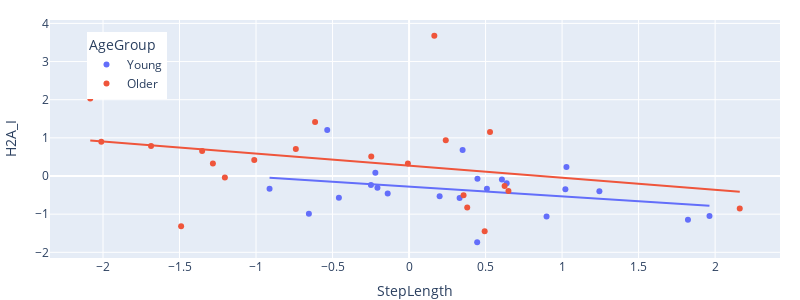
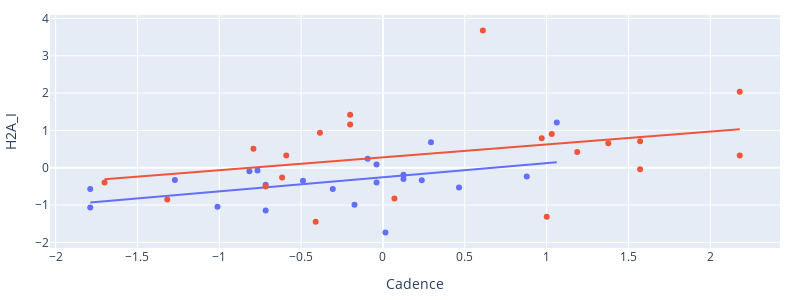

Notebook cell for these charts, in order:
### Code cell
scatter_plot(df, 'H2A_I')

### Figure 1 — Plotly figure (JSON) as saved in the notebook; plotly's stock layout.template omitted (floating-point values rounded to 4 significant figures)
{"data": [{"customdata": [[1.0, -0.8161, 1.21], [3.0, -1.788, 0.98], [4.0, -0.09344, 1.3], [5.0, 0.1254, 1.29], [6.0, -0.4886, 1.28], [7.0, 0.01524, 1.1], [8.0, -1.271, 1.38], [9.0, -0.7167, 1.17], [10.0, -0.174, 1.37], [11.0, -1.011, 1.31], [12.0, 0.1254, 1.05], [13.0, -0.3066, 1.02], [14.0, 0.2933, 1.12], [15.0, -0.03928, 1.54], [16.0, 0.8785, 1.1], [17.0, -1.788, 1.37], [18.0, 1.062, 1.26], [19.0, -0.03928, 1.21], [20.0, 0.4647, 1.28], [21.0, -0.7666, 1.42], [22.0, -0.7167, 1.32], [24.0, 0.237, 1.02]], "hovertemplate": "AgeGroup=Young<br>StepLength=%{x}<br>H2A_I=%{y}<br>Subject=%{customdata[0]}<br>Cadence=%{customdata[1]}<br>SpeedComf=%{customdata[2]}<extra></extra>", "legendgroup": "Young", "marker": {"color": "#636efa", "symbol": "circle"}, "mode": "markers", "name": "Young", "orientation": "v", "showlegend": true, "type": "scatter", "x": [0.6068, 0.3303, 1.028, 0.638, 1.022, 0.4452, 0.5087, -0.1396, -0.6546, 1.963, -0.2067, -0.4585, 0.3499, 1.244, -0.2491, 0.8985, -0.5347, -0.2203, 0.1998, 0.4469, 1.823, -0.9117], "xaxis": "x", "y": [-0.09402, -0.5734, 0.2375, -0.1883, -0.3497, -1.739, -0.3327, -0.456, -0.9904, -1.048, -0.3059, -0.5711, 0.6838, -0.3974, -0.2361, -1.065, 1.209, 0.08468, -0.5339, -0.07181, -1.144, -0.3332], "yaxis": "y"}, {"hovertemplate": "<b>OLS trendline</b><br>H2A_I = -0.256618 * StepLength + -0.278595<br>R<sup>2</sup>=0.097052<br><br>AgeGroup=Young<br>StepLength=%{x}<br>H2A_I=%{y} <b>(trend)</b><extra></extra>", "legendgroup": "Young", "marker": {"color": "#636efa", "symbol": "circle"}, "mode": "lines", "name": "Young", "showlegend": false, "type": "scatter", "x": [-0.9117, -0.6546, -0.5347, -0.4585, -0.2491, -0.2203, -0.2067, -0.1396, 0.1998, 0.3303, 0.3499, 0.4452, 0.4469, 0.5087, 0.6068, 0.638, 0.8985, 1.022, 1.028, 1.244, 1.823, 1.963], "xaxis": "x", "y": [-0.04465, -0.1106, -0.1414, -0.1609, -0.2147, -0.2221, -0.2256, -0.2428, -0.3299, -0.3634, -0.3684, -0.3928, -0.3933, -0.4091, -0.4343, -0.4423, -0.5092, -0.5408, -0.5425, -0.5978, -0.7463, -0.7824], "yaxis": "y"}, {"customdata": [[25.0, -0.2007, 1.17], [26.0, 0.9698, 1.36], [27.0, 2.18, 1.41], [29.0, 1.377, 1.42], [30.0, 1.571, 1.08], [31.0, 2.18, 1.11], [32.0, -1.701, 1.36], [33.0, 0.07012, 1.27], [34.0, -0.7167, 1.05], [35.0, 0.6102, 1.29], [36.0, -0.6161, 1.46], [38.0, -0.4111, 1.46], [40.0, 1.031, 1.34], [43.0, -0.3851, 1.44], [44.0, -0.5908, 1.18], [45.0, -1.318, 1.12], [46.0, 1.571, 1.11], [47.0, 1.0, 1.18], [48.0, -0.7913, 1.35], [49.0, -0.2007, 1.26], [50.0, 1.187, 1.23]], "hovertemplate": "AgeGroup=Older<br>StepLength=%{x}<br>H2A_I=%{y}<br>Subject=%{customdata[0]}<br>Cadence=%{customdata[1]}<br>SpeedComf=%{customdata[2]}<extra></extra>", "legendgroup": "Older", "marker": {"color": "#EF553B", "symbol": "circle"}, "mode": "markers", "name": "Older", "orientation": "v", "showlegend": true, "type": "scatter", "x": [-0.6141, -1.686, -2.083, -1.352, -1.204, -1.282, 0.6496, 0.3801, 0.356, 0.1652, 0.6244, 0.4941, -2.011, 0.2399, -0.007604, 2.161, -0.74, -1.49, -0.247, 0.529, -1.011], "xaxis": "x", "y": [1.419, 0.7887, 2.033, 0.6525, -0.03884, 0.326, -0.3944, -0.8285, -0.5013, 3.679, -0.2636, -1.446, 0.9004, 0.9368, 0.3274, -0.8513, 0.7078, -1.317, 0.5086, 1.156, 0.4215], "yaxis": "y"}, {"hovertemplate": "<b>OLS trendline</b><br>H2A_I = -0.316282 * StepLength + 0.268767<br>R<sup>2</sup>=0.086126<br><br>AgeGroup=Older<br>StepLength=%{x}<br>H2A_I=%{y} <b>(trend)</b><extra></extra>", "legendgroup": "Older", "marker": {"color": "#EF553B", "symbol": "circle"}, "mode": "lines", "name": "Older", "showlegend": false, "type": "scatter", "x": [-2.083, -2.011, -1.686, -1.49, -1.352, -1.282, -1.204, -1.011, -0.74, -0.6141, -0.247, -0.007604, 0.1652, 0.2399, 0.356, 0.3801, 0.4941, 0.529, 0.6244, 0.6496, 2.161], "xaxis": "x", "y": [0.9277, 0.9048, 0.802, 0.7399, 0.6964, 0.6742, 0.6495, 0.5887, 0.5028, 0.463, 0.3469, 0.2712, 0.2165, 0.1929, 0.1562, 0.1486, 0.1125, 0.1015, 0.07128, 0.06332, -0.4147], "yaxis": "y"}], "layout": {"height": 300, "legend": {"title": {"text": "AgeGroup"}, "tracegroupgap": 0, "x": 0.05, "xanchor": "left", "y": 0.95, "yanchor": "top"}, "margin": {"b": 0, "l": 50, "r": 20, "t": 20}, "width": 800, "xaxis": {"anchor": "y", "domain": [0, 1], "title": {"text": "StepLength"}}, "yaxis": {"anchor": "x", "domain": [0, 1], "title": {"text": "H2A_I"}}}}

### Figure 2 — Plotly figure (JSON) as saved in the notebook; plotly's stock layout.template omitted (floating-point values rounded to 4 significant figures)
{"data": [{"customdata": [[1.0, 0.6068, 1.21], [3.0, 0.3303, 0.98], [4.0, 1.028, 1.3], [5.0, 0.638, 1.29], [6.0, 1.022, 1.28], [7.0, 0.4452, 1.1], [8.0, 0.5087, 1.38], [9.0, -0.1396, 1.17], [10.0, -0.6546, 1.37], [11.0, 1.963, 1.31], [12.0, -0.2067, 1.05], [13.0, -0.4585, 1.02], [14.0, 0.3499, 1.12], [15.0, 1.244, 1.54], [16.0, -0.2491, 1.1], [17.0, 0.8985, 1.37], [18.0, -0.5347, 1.26], [19.0, -0.2203, 1.21], [20.0, 0.1998, 1.28], [21.0, 0.4469, 1.42], [22.0, 1.823, 1.32], [24.0, -0.9117, 1.02]], "hovertemplate": "AgeGroup=Young<br>Cadence=%{x}<br>H2A_I=%{y}<br>Subject=%{customdata[0]}<br>StepLength=%{customdata[1]}<br>SpeedComf=%{customdata[2]}<extra></extra>", "legendgroup": "Young", "marker": {"color": "#636efa", "symbol": "circle"}, "mode": "markers", "name": "Young", "orientation": "v", "showlegend": true, "type": "scatter", "x": [-0.8161, -1.788, -0.09344, 0.1254, -0.4886, 0.01524, -1.271, -0.7167, -0.174, -1.011, 0.1254, -0.3066, 0.2933, -0.03928, 0.8785, -1.788, 1.062, -0.03928, 0.4647, -0.7666, -0.7167, 0.237], "xaxis": "x", "y": [-0.09402, -0.5734, 0.2375, -0.1883, -0.3497, -1.739, -0.3327, -0.456, -0.9904, -1.048, -0.3059, -0.5711, 0.6838, -0.3974, -0.2361, -1.065, 1.209, 0.08468, -0.5339, -0.07181, -1.144, -0.3332], "yaxis": "y"}, {"hovertemplate": "<b>OLS trendline</b><br>H2A_I = 0.380404 * Cadence + -0.255572<br>R<sup>2</sup>=0.206471<br><br>AgeGroup=Young<br>Cadence=%{x}<br>H2A_I=%{y} <b>(trend)</b><extra></extra>", "legendgroup": "Young", "marker": {"color": "#636efa", "symbol": "circle"}, "mode": "lines", "name": "Young", "showlegend": false, "type": "scatter", "x": [-1.788, -1.788, -1.271, -1.011, -0.8161, -0.7666, -0.7167, -0.7167, -0.4886, -0.3066, -0.174, -0.09344, -0.03928, -0.03928, 0.01524, 0.1254, 0.1254, 0.237, 0.2933, 0.4647, 0.8785, 1.062], "xaxis": "x", "y": [-0.9359, -0.9359, -0.7392, -0.6402, -0.566, -0.5472, -0.5282, -0.5282, -0.4414, -0.3722, -0.3218, -0.2911, -0.2705, -0.2705, -0.2498, -0.2079, -0.2079, -0.1654, -0.144, -0.0788, 0.0786, 0.1484], "yaxis": "y"}, {"customdata": [[25.0, -0.6141, 1.17], [26.0, -1.686, 1.36], [27.0, -2.083, 1.41], [29.0, -1.352, 1.42], [30.0, -1.204, 1.08], [31.0, -1.282, 1.11], [32.0, 0.6496, 1.36], [33.0, 0.3801, 1.27], [34.0, 0.356, 1.05], [35.0, 0.1652, 1.29], [36.0, 0.6244, 1.46], [38.0, 0.4941, 1.46], [40.0, -2.011, 1.34], [43.0, 0.2399, 1.44], [44.0, -0.007604, 1.18], [45.0, 2.161, 1.12], [46.0, -0.74, 1.11], [47.0, -1.49, 1.18], [48.0, -0.247, 1.35], [49.0, 0.529, 1.26], [50.0, -1.011, 1.23]], "hovertemplate": "AgeGroup=Older<br>Cadence=%{x}<br>H2A_I=%{y}<br>Subject=%{customdata[0]}<br>StepLength=%{customdata[1]}<br>SpeedComf=%{customdata[2]}<extra></extra>", "legendgroup": "Older", "marker": {"color": "#EF553B", "symbol": "circle"}, "mode": "markers", "name": "Older", "orientation": "v", "showlegend": true, "type": "scatter", "x": [-0.2007, 0.9698, 2.18, 1.377, 1.571, 2.18, -1.701, 0.07012, -0.7167, 0.6102, -0.6161, -0.4111, 1.031, -0.3851, -0.5908, -1.318, 1.571, 1.0, -0.7913, -0.2007, 1.187], "xaxis": "x", "y": [1.419, 0.7887, 2.033, 0.6525, -0.03884, 0.326, -0.3944, -0.8285, -0.5013, 3.679, -0.2636, -1.446, 0.9004, 0.9368, 0.3274, -0.8513, 0.7078, -1.317, 0.5086, 1.156, 0.4215], "yaxis": "y"}, {"hovertemplate": "<b>OLS trendline</b><br>H2A_I = 0.345738 * Cadence + 0.278992<br>R<sup>2</sup>=0.112590<br><br>AgeGroup=Older<br>Cadence=%{x}<br>H2A_I=%{y} <b>(trend)</b><extra></extra>", "legendgroup": "Older", "marker": {"color": "#EF553B", "symbol": "circle"}, "mode": "lines", "name": "Older", "showlegend": false, "type": "scatter", "x": [-1.701, -1.318, -0.7913, -0.7167, -0.6161, -0.5908, -0.4111, -0.3851, -0.2007, -0.2007, 0.07012, 0.6102, 0.9698, 1.0, 1.031, 1.187, 1.377, 1.571, 1.571, 2.18, 2.18], "xaxis": "x", "y": [-0.3091, -0.1766, 0.005395, 0.03119, 0.06597, 0.07473, 0.1369, 0.1458, 0.2096, 0.2096, 0.3032, 0.49, 0.6143, 0.6249, 0.6355, 0.6892, 0.755, 0.8221, 0.8221, 1.033, 1.033], "yaxis": "y"}], "layout": {"height": 300, "legend": {"title": {"text": "AgeGroup"}, "tracegroupgap": 0}, "margin": {"b": 40, "l": 50, "r": 20, "t": 10}, "showlegend": false, "width": 800, "xaxis": {"anchor": "y", "domain": [0, 1], "title": {"text": "Cadence"}}, "yaxis": {"anchor": "x", "domain": [0, 1], "title": {"text": "H2A_I"}}}}
